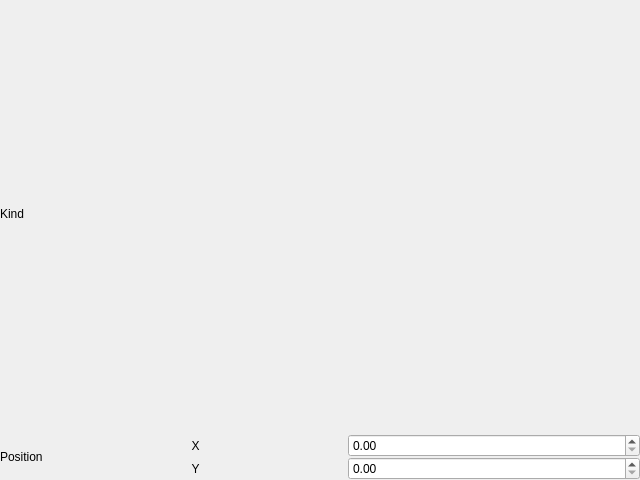
<?xml version="1.0" encoding="UTF-8"?>
<ui version="4.0">
 <class>BasicPropertyWidget</class>
 <widget class="QWidget" name="BasicPropertyWidget">
  <property name="geometry">
   <rect>
    <x>0</x>
    <y>0</y>
    <width>640</width>
    <height>480</height>
   </rect>
  </property>
  <property name="windowTitle">
   <string>Form</string>
  </property>
  <layout class="QFormLayout" name="formLayout">
   <property name="margin">
    <number>0</number>
   </property>
   <item row="0" column="0">
    <widget class="QLabel" name="label_2">
     <property name="sizePolicy">
      <sizepolicy hsizetype="Preferred" vsizetype="Expanding">
       <horstretch>0</horstretch>
       <verstretch>0</verstretch>
      </sizepolicy>
     </property>
     <property name="text">
      <string>Kind</string>
     </property>
    </widget>
   </item>
   <item row="0" column="1">
    <widget class="QLabel" name="itemKindLabel">
     <property name="sizePolicy">
      <sizepolicy hsizetype="Preferred" vsizetype="Expanding">
       <horstretch>0</horstretch>
       <verstretch>0</verstretch>
      </sizepolicy>
     </property>
     <property name="text">
      <string/>
     </property>
    </widget>
   </item>
   <item row="1" column="0">
    <widget class="QLabel" name="label_3">
     <property name="sizePolicy">
      <sizepolicy hsizetype="Preferred" vsizetype="Expanding">
       <horstretch>0</horstretch>
       <verstretch>0</verstretch>
      </sizepolicy>
     </property>
     <property name="text">
      <string>Position</string>
     </property>
    </widget>
   </item>
   <item row="1" column="1">
    <layout class="QGridLayout" name="gridLayout">
     <property name="verticalSpacing">
      <number>0</number>
     </property>
     <item row="1" column="0">
      <widget class="QLabel" name="label_5">
       <property name="text">
        <string>Y</string>
       </property>
       <property name="alignment">
        <set>Qt::AlignCenter</set>
       </property>
      </widget>
     </item>
     <item row="0" column="0">
      <widget class="QLabel" name="label_4">
       <property name="text">
        <string>X</string>
       </property>
       <property name="alignment">
        <set>Qt::AlignCenter</set>
       </property>
      </widget>
     </item>
     <item row="0" column="1">
      <widget class="QDoubleSpinBox" name="xSpinner"/>
     </item>
     <item row="1" column="1">
      <widget class="QDoubleSpinBox" name="ySpinner"/>
     </item>
    </layout>
   </item>
  </layout>
 </widget>
 <resources/>
 <connections/>
</ui>
